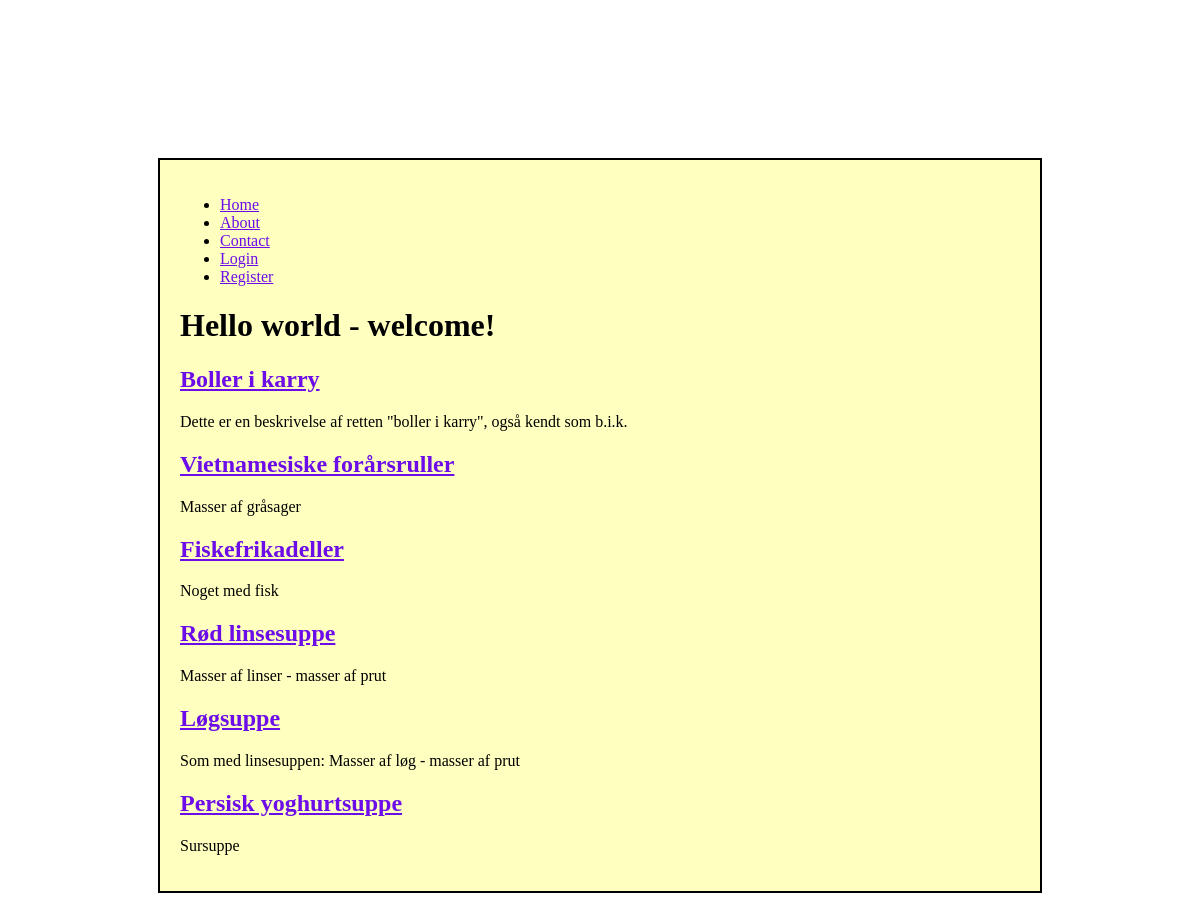
The app's page /, older data.
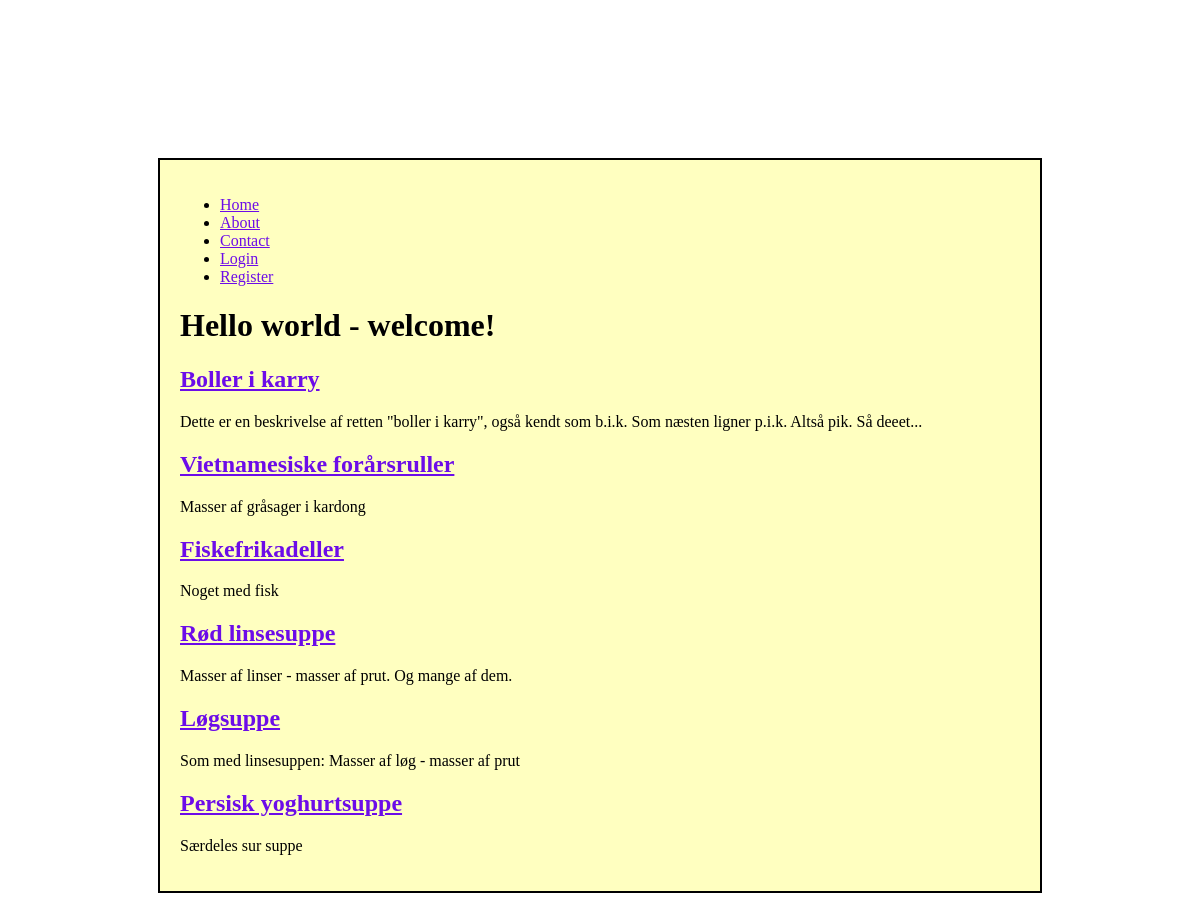
The same page, newer data.
### madplan/models.py (models this page shows)
class Dish(models.Model):
	name = models.CharField(max_length=255)
	description = models.TextField()
	slug = models.SlugField(unique=True)
	user = models.OneToOneField (User, blank=True, null=True)

### madplan/views.py (the view)
# urls.py: url(r'^$', views.index, name="home"),
def index(request):
	print ('Goodbye, cruel world!')
	number = 6
	name = "Asshole"
	dishes = Dish.objects.all()
	return render(request, 'index.html', {
		'dishes': dishes,
		'number': number,
		'name': name,
		})

### madplan/templates/index.html
{% extends 'base.html' %}
{% block header %}
	Hello world - {{ block.super }}
{% endblock header %}
{% block content %}
	{% block model_loop %}
		{% for dish in dishes %}
			<h2>
				<a href="{% url 'dish_detail' slug=dish.slug %}">
					{{ dish.name }}
				</a>
			</h2>
			<p>{{ dish.description }}</p>
		{% endfor %}
	{% endblock model_loop %}
{% endblock content %}

Row changes from the older to the newer data that the page shows:
changed Dish "Boller i karry": description "Dette er en beskrivelse af retten \"boller i karry\", også kendt som b.i.k." → "Dette er en beskrivelse af retten \"boller i karry\", også kendt som b.i.k. Som næsten ligner p.i.k. Altså pik. Så deeet..."
changed Dish "Vietnamesiske forårsruller": description "Masser af gråsager" → "Masser af gråsager i kardong"
changed Dish "Rød linsesuppe": description "Masser af linser - masser af prut" → "Masser af linser - masser af prut. Og mange af dem."
changed Dish "Persisk yoghurtsuppe": description "Sursuppe" → "Særdeles sur suppe"
